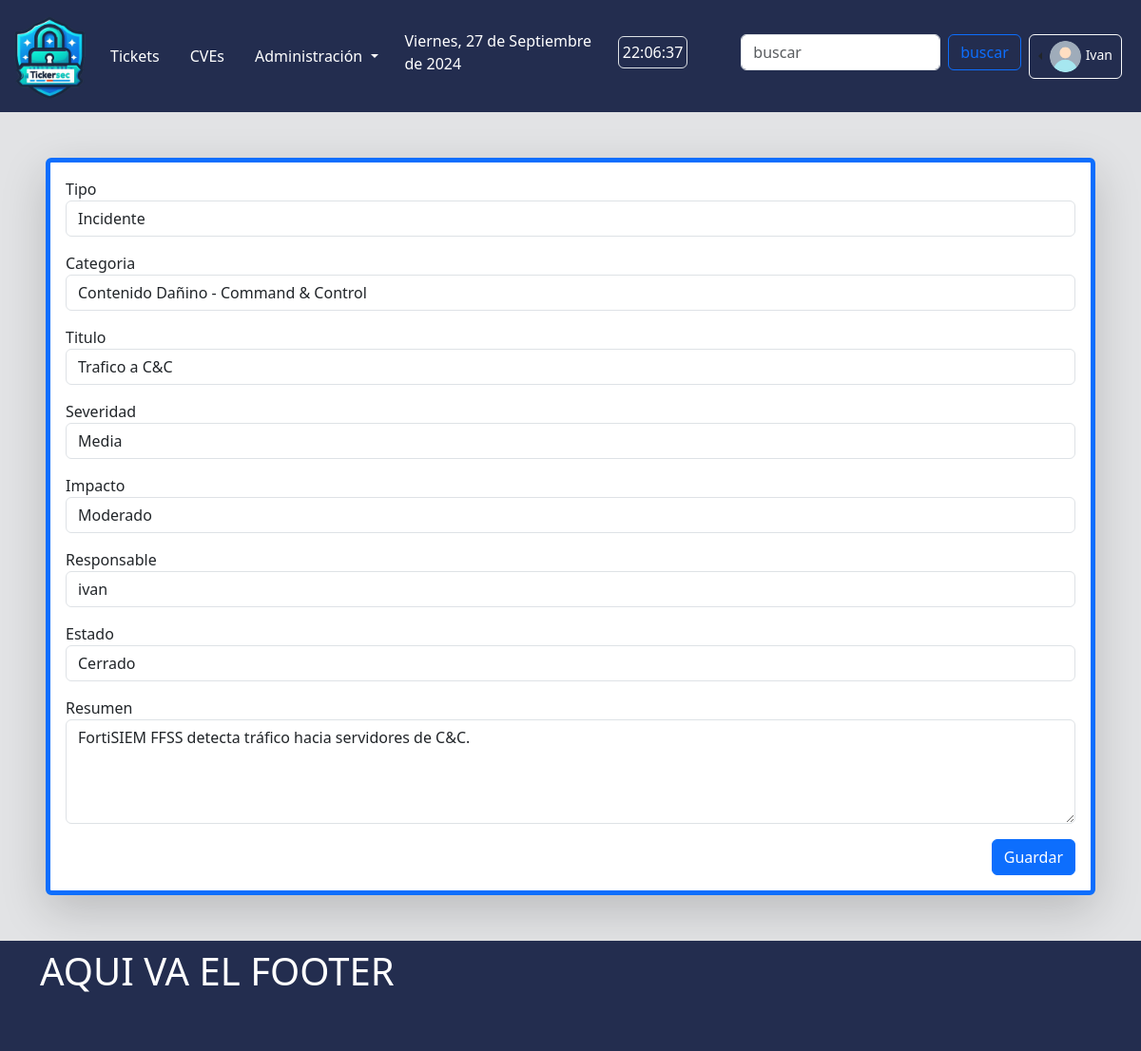
Screenshot of /core/tickets/update/6/ (signed in) with the database file from the repository.
### core/models.py (models this page shows, shortened)
class Ticket(models.Model):
    type = models.CharField(verbose_name='Tipo', max_length=50, choices=TicketType.choices, default=TicketType.INCIDENTE)
    category = models.ForeignKey(TicketCategory, verbose_name='Categoria', related_name='categorias', on_delete=models.PROTECT)
    title = models.CharField(verbose_name='Titulo', max_length=50, blank=False) # auto_now_add: actualiza el valor con la hora y la fecha de creación del registro.
    createdAt = models.DateTimeField(auto_now_add=True) # auto_now: actualiza el valor del campo a la hora y fecha actuales cada vez que se llama a Model.save().
    lastUpdate = models.DateTimeField(auto_now=True)
    resolution = models.DurationField(verbose_name='Resolucion', blank=True, null=True)
    severity = models.CharField(verbose_name='Severidad', choices=Severity.choices, default=Severity.NULA.name, max_length=7)
    impact = models.CharField(verbose_name='Impacto', choices=Impact.choices, default=Impact.NULO.name, max_length=10)
    status = models.CharField(verbose_name='Estado', choices=TicketStatus.choices, default=TicketStatus.ABIERTO.name, max_length=10)
    createdBy = models.ForeignKey(User, verbose_name='Remitente', related_name='created_tickets', on_delete=models.PROTECT, blank=False)
    assignedTo = models.ForeignKey(User, verbose_name='Responsable', related_name='assigned_tickets', on_delete=models.PROTECT, blank=False)
    resume = models.CharField(verbose_name='Resumen', max_length=300, blank=False)
    report = models.ForeignKey(TicketReport, verbose_name='Reporte', related_name='reportes', on_delete=models.PROTECT, null=True, blank=True)
    class Meta:
        ordering = ['-pk']
        verbose_name_plural = 'Tickets'

### core/views.py (the view, shortened to what this page needs)
# urls.py: path("tickets/update/<int:pk>/", TicketUpdateView.as_view(), name="update-ticket"),
class TicketUpdateView(LoginRequiredMixin, UpdateView):
    model = Ticket
    template_name = 'core/ticket_update.html'
    form_class = TicketUpdateForm
    login_url = 'login'

### core/forms.py
class TicketUpdateForm(forms.ModelForm):
    class Meta:
        model = Ticket
        fields = ['type', 'category', 'title', 'severity',
            'impact', 'assignedTo', 'status', 'resume']
        widgets = {
            'type': forms.Select(attrs={'class': 'form-control'}),
            'category': forms.Select(attrs={'class': 'form-control'}),
            'title': forms.TextInput(attrs={'class': 'form-control',  'minlength': 5, }),
            'severity': forms.Select(attrs={'class': 'form-control'}),
            'impact': forms.Select(attrs={'class': 'form-control'}),
            'assignedTo': forms.Select(attrs={'class': 'form-control'}),
            'status': forms.Select(attrs={'class': 'form-control'}),
            'resume': forms.Textarea(attrs={'class': 'form-control', 'rows': 4, }),
        }

### core/models.py (called while the page is built)
    def __str__(self):
        return f'{self.name} - {self.subcategory}'

### templates/core/ticket_update.html (shortened to what this page needs)
{% extends "dash/base.html" %}
{% load static %}
{% block main %}
    <form method="post" enctype="multipart/form-data" class="bg-white shadow-lg border border-5 border-primary rounded-2 m-5 p-3">
        {% for field in form %}
        <div class="form-group mb-3">
            <label for="{{form.label.id_for_label}}">{{field.label}}</label>
            {{field}}
        </div>
        {% endfor %}
        <div class="modal-footer">
            <button type="submit" class="btn btn-primary">Guardar</button>
        </div>
    </form>
{% endblock main %}

### templates/dash/base.html (shortened to what this page needs)
{% load static %}
<!DOCTYPE html>
<html lang="es">
<head>
    {% load django_bootstrap5 %}
    {% bootstrap_css %}
    {% block extra_css %}
    <link rel="stylesheet" href="{% static 'css/dash/styles.css' %}">
    {% endblock extra_css %}
</head>
<body class="bg-secondary-subtle">
    <header class="bg-blueMilei">
        <nav class="navbar navbar-expand-lg me-2">
            <div class="container-fluid">
                <a class="navbar-brand" href="{% url 'dash:index' %}">
                    <img src='{% static "img/dash/favicon-824.png" %}' width="80rem" alt="" srcset="">
                </a>
                <div class="collapse navbar-collapse justify-content-around align-items-center" id="navbarSupportedContent">
                    <ul class="navbar-nav me-auto mb-2 mb-lg-0">
                        <li class="navItemEffect nav-item me-3">
                            <a class="navTextEffect nav-link" aria-current="page"
                                href="{% url 'core:tickets' %}">Tickets</a>
                        </li>
                        <li class="navItemEffect nav-item me-3">
                            <a class="navTextEffect nav-link" href="#">CVEs</a>
                        </li>
                        <li class="navItemEffect nav-item me-3 dropdown">
                            <a class="navTextEffect nav-link dropdown-toggle" href="#" role="button"
                                data-bs-toggle="dropdown" aria-expanded="false">
                                Administración
                            </a>
                        </li>
                    </ul>
                    <div class="d-flex align-items-center me-2 mb-2">
                        <div class="nav-link disabled text-white p-1 me-3" id="fechaCompleta"></div>
                        <div class="nav-link disabled text-white p-1 me-5 border rounded" id="reloj"></div>
                    </div>
                    <form class="d-flex justify-content-around align-items-center me-2 mb-2" role="search">
                        <input class="form-control me-2" type="search" placeholder="buscar" aria-label="Search">
                        <button class="btn btn-outline-primary" type="submit">buscar</button>
                    </form>
                    {% if user.is_authenticated %}
                    <div class="nav-item btn-group dropstart border border-light rounded p-1">
                        <button class="btn btn-sm dropdown-toggle p-0 px-1" type="button" id="dropdownMenuUser" data-bs-toggle="dropdown" aria-expanded="false">
                            <img src="{% static 'img/dash/user.png' %}" alt="avatar icon" class="rounded-circle"
                                style="width: 35px;">
                            <span class="text-white">{{ user|title }}</span>
                        </button>
                    </div>
                    {% else %}
                    <a href="{% url 'login' %}" class="btn btn-sm btn-outline-success">Ingresar</a>
                    {% endif %}
                </div>
            </div>
        </nav>
    </header>
    {% block main %}{% endblock main %}
    <footer class="bg-blueMilei text-white p-2">
        <div class="container" style="min-height: 100px;">
            <h1>AQUI VA EL FOOTER</h1>
        </div>
    </footer>
</body>
</html>

### static/css/dash/styles.css (style rules this page uses)
:root { --bg-blueMilei: rgb(35, 45, 79); --bg-blueMilei-subtle: rgb(45, 55, 100); }
.bg-blueMilei { background-color: var(--bg-blueMilei) !important; }
.navTextEffect { color:white; }

### rows the page displays
Ticket: form "Incidente" "Contenido Dañino - Command & Control" "Trafico a C&C" "Media" "Moderado" "ivan" "Cerrado" "FortiSIEM FFSS detecta tráfico hacia servidores de C&C."

### other values shown
{{ user|title }} "Ivan"
{{ field.label }} "Tipo" "Categoria" "Titulo" "Severidad" "Impacto" "Responsable" "Estado" "Resumen"
